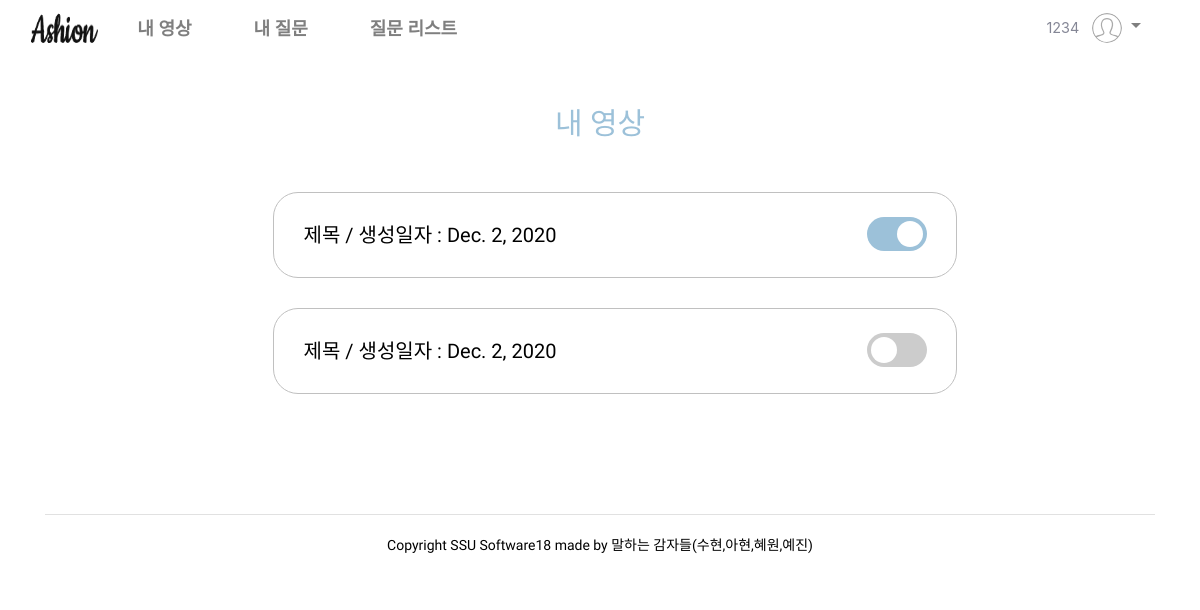
Page /website/myVideo/ (signed in) on the earlier database version.
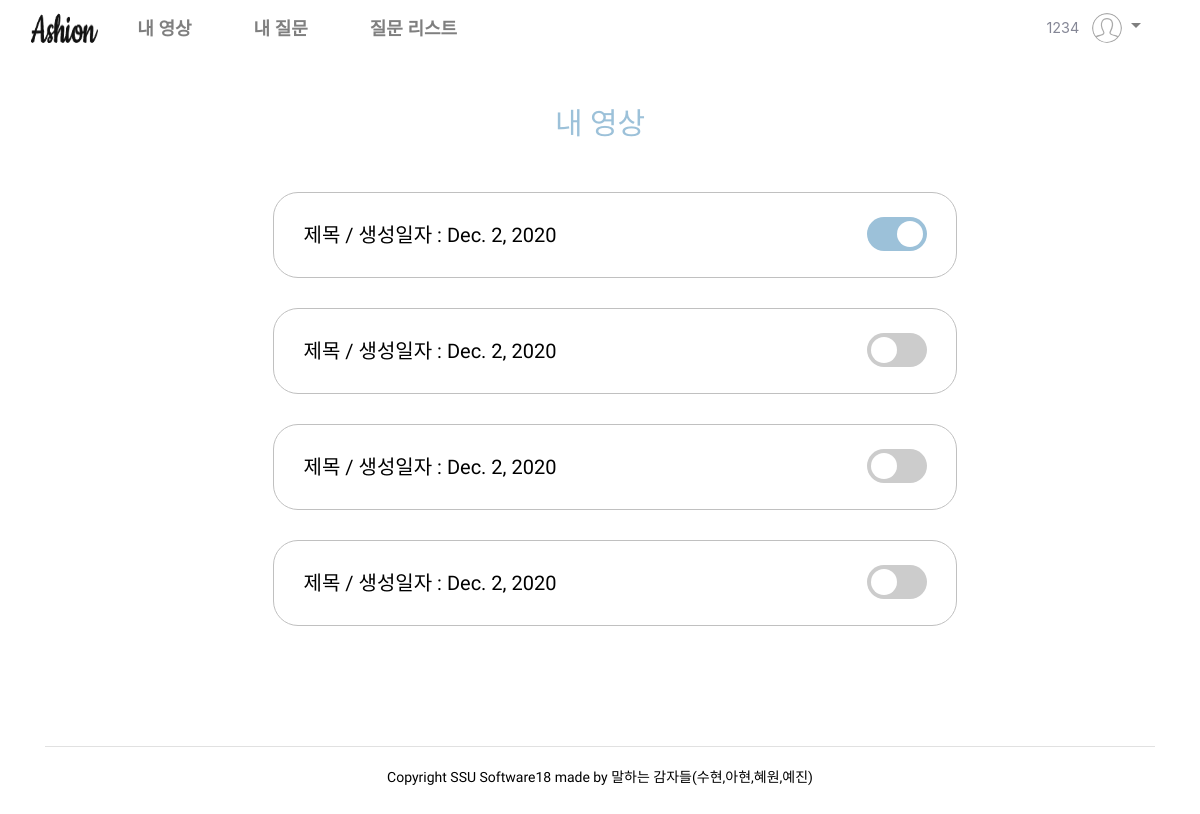
Same page on the later database version.
### website/models.py (models this page shows, shortened)
class User(AbstractBaseUser, PermissionsMixin):
    userID = models.CharField(primary_key=True, unique=True, max_length=10, verbose_name='아이디')  # 아이디
    username = models.CharField(max_length=10, null=True, blank=True, verbose_name='유저이름')
    password = models.CharField(max_length=100, verbose_name='비밀번호')
    phone = models.CharField(max_length=11, blank=True, null=True, verbose_name='연락처')
    school = models.CharField(max_length=20, null=True, blank=True, verbose_name='학교')
    grade = models.IntegerField(null=True, blank=True, verbose_name='학년')
    sClass = models.IntegerField(null=True, blank=True, verbose_name='반')
    teacher = models.ForeignKey(Teacher, null=True, blank=True, on_delete=models.CASCADE)
    is_activate = models.BooleanField(default=True)
    USERNAME_FIELD = 'userID'
    objects = UserManager()

class Report(models.Model):  # 수정필요
    id = models.AutoField(
        primary_key=True,
        unique=True,
        editable=False,
        verbose_name='pk'
    )
    title = models.CharField(max_length=100, default='제목', verbose_name='제목')
    question1 = models.CharField(max_length=50000, blank=True, null=True, verbose_name='질문1')
    question2 = models.CharField(max_length=50000, blank=True, null=True, verbose_name='질문2')
    question3 = models.CharField(max_length=50000, blank=True, null=True, verbose_name='질문3')
    video1 = models.FileField(blank=True, null=True, upload_to="videos",verbose_name='영상1')
    video2 = models.FileField(blank=True, null=True, upload_to="videos",verbose_name='영상2')
    video3 = models.FileField(blank=True, null=True, upload_to="videos",verbose_name='영상3')
    audio1 = models.FileField(blank=True, null=True, upload_to="videos",verbose_name='음성1')
    audio2 = models.FileField(blank=True, null=True, upload_to="videos",verbose_name='음성2')
    audio3 = models.FileField(blank=True, null=True, upload_to="videos",verbose_name='음성3')
    script1 = models.CharField(max_length=50000, blank=True, null=True, verbose_name='스크립트1')
    script2 = models.CharField(max_length=50000, blank=True, null=True, verbose_name='스크립트2')
    script3 = models.CharField(max_length=50000, blank=True, null=True, verbose_name='스크립트3')
    adverb1 = jsonfield.JSONField()
    adverb2 = jsonfield.JSONField()
    adverb3 = jsonfield.JSONField()
    repetition1 = jsonfield.JSONField()
    repetition2 = jsonfield.JSONField()
    repetition3 = jsonfield.JSONField()
    speed1 = models.FloatField(blank=True, null=True, verbose_name='말하기 속도1')
    speed2 = models.FloatField(blank=True, null=True, verbose_name='말하기 속도2')
    speed3 = models.FloatField(blank=True, null=True, verbose_name='말하기 속도3')
    sCorrect1 = models.CharField(max_length=10000, blank=True, null=True,  verbose_name='말하기 속도1')
    sCorrect2 = models.CharField(max_length=10000, blank=True, null=True,  verbose_name='말하기 속도2')
    sCorrect3 = models.CharField(max_length=10000, blank=True, null=True,  verbose_name='말하기 속도3')
    comment1 = models.CharField(max_length=10000, blank=True, null=True, verbose_name='댓글1')
    comment2 = models.CharField(max_length=10000, blank=True, null=True, verbose_name='댓글2')
    comment3 = models.CharField(max_length=10000, blank=True, null=True, verbose_name='댓글3')
    pub_date = models.DateField(auto_now_add=True, verbose_name='날짜')
    student = models.ForeignKey(User, on_delete=models.CASCADE)
    teacher = models.ForeignKey(Teacher,null=True, blank=True, on_delete=models.CASCADE)
    share = models.BooleanField(default=False, verbose_name='공유')

### website/views.py (the view)
# urls.py: path('myVideo/', views.myVideo, name='myVideo'),
@csrf_exempt
def myVideo(request):
    try:
        print(request.session.get('user'))
        report = Report.objects.filter(student=request.session.get('user'))
        return render(request, 'myVideo.html', {'video' : report})
    except:
        return redirect(reverse('website:studentHome'))

### website/templates/myVideo.html (shortened to what this page needs)
{% extends 'stu_template.html' %}
{% load static %}
{% block content %}
<link href="{% static 'css/myVideo.css' %}" rel="stylesheet">
<div class="myVideo-page">
    <h1>내 영상</h1>
    <div class="form">
        <div class="info">
            {% for i in video %}
            <div class="content">
                <p><a href="{% url 'website:myVideoDetail' reportID=i.id %}">{{ i.title }} / 생성일자 : {{i.pub_date}}</a>
                </p>
                {% if i.share == True %}
                <label class="switch">
                    <span class="slider round"></span>
                </label>
                {% else %}
                <label class="switch">
                    <span class="sliderF round"></span>
                </label>
                {% endif %}
            </div>
            {% endfor %}
        </div>
    </div>
</div>
{% endblock %}

### website/templates/stu_template.html (shortened to what this page needs)
{% load static %}
<!DOCTYPE html>
<html lang="ko">
<head>
    <link rel="stylesheet" href="{% static 'vendor/bootstrap/css/bootstrap.css' %}">
    <link rel="stylesheet" href="{% static 'css/home.css' %}" type="text/css">
    <link rel="stylesheet" href="{% static 'css/intro.css' %}" type="text/css">
    <link rel="stylesheet" href="https://stackpath.bootstrapcdn.com/bootstrap/4.4.1/css/bootstrap.min.css">
</head>
<body>
    <nav id="Topbar" class="navbar navbar-expand-md navbar-light">
        <div class="collapse navbar-collapse" id="navbarSupportedContent">
            <a class="navbar-brand col-xl-1 col-lg-1" href="{% url 'website:studentHome' %}">
                <img src="{% static 'img/logo.png' %}" width="100" height="30" class="d-inline-block align-top" alt="">
            </a>
            <ul class="navbar-nav mr-auto">
                <li class="nav-item"><a class="nav-link" href="{% url 'website:myVideo' %}">내 영상</a></li>
                <li class="nav-item"><a class="nav-link" href="#">내 질문</a></li>
                <li class="nav-item"><a class="nav-link" href="#">질문 리스트</a></li>
            </ul>
            <ul class="navbar-nav ml-auto" style="margin-right: 35px;">
                <li class="nav-item">
                    {% if user %}
                    <li class="nav-item dropdown" >
                        <a class="nav-link dropdown-toggle" href="#" id="navbarDropdown" role="button" data-toggle="dropdown" aria-haspopup="true" aria-expanded="false">
                            <span class="mr-2 d-none d-lg-inline text-gray-600 small"> {{ user.userID }}</span>
                            {% if user.image %}
                            <img class="img-profile rounded-circle" src="{{ user.image.url }}">
                            {% else %}
                            <img class="img-profile rounded-circle" width="30" height="30" src="{% static 'img/user.svg' %}">
                            {% endif %}
                        </a>
                    </li>
                    {% else %}
                    <a class="nav-link" href="{% url 'website:studentSignin' %}" id="user" role="button">
                        <span class="mr-2 d-none d-lg-inline text-gray-600 small"> Log in </span>
                    </a>
                    {% endif %}
                </li>
            </ul>
        </div>
    </nav>
    {% block content %}
    {% endblock %}
    <footer class="footer">
        <div class="container">
            <div class="row">
                <div class="col-lg-12">
                    <div class="footer__copyright__text">
                        <p>Copyright SSU Software18 made by 말하는 감자들(수현,아현,혜원,예진)</p>
                    </div>
                </div>
            </div>
        </div>
    </footer>
</body>
</html>

### website/static/css/intro.css (style rules this page uses)
html, body { height: 100%; font-family: 'Nanum Gothic', sans-serif; }
h1, h2, h3, h4, h5, h6 { margin: 0; color: #111111; font-family: 'Nanum Gothic', sans-serif; }
h1 { font-weight: 900; font-size: 70px; }
p { font-size: 14px; font-family: 'Nanum Gothic', sans-serif; color: #000000; font-weight: 400; line-height: 24px; margin: 0 0 15px 0; }
img { max-width: 100%; }
ul, ol { padding: 0; margin: 0; }
.footer { padding-top: 55px; }
.footer__copyright__text { border-top: 1px solid #e1e1e1; padding: 18px 0 25px; text-align: center; margin-top: 35px; }
.footer__copyright__text p { margin-bottom: 0; }
.nav-item { margin-right: 46px; }
.nav-item:last-child { margin-right: 0; }
.nav-item .nav-link { font-size: 18px; color: #666666; font-weight: 600; border: none; border-top-left-radius: 0; border-top-right-radius: 0; padding: 0; }
@media only screen and (min-width: 1200px) { .container { max-width: 1170px; } }
a { color: #000000; text-decoration: none; }

### website/static/css/myVideo.css (style rules this page uses)
h1 { color: #9CC1D9; font-family: 'Nanum Gothic', sans-serif; padding: 50px 0 20px 0; font-size: 30px; text-align: center; }
.content { display: table; margin: 30px auto 30px auto; }
.content > p { font-family: 'Nanum Gothic', sans-serif; text-align: center; border: 1px solid; border-radius: 25px; border-color: #C0C0C0; padding: 30px 400px 30px 30px; margin: 0 -40px 0 0px; font-size: 20px; float: left; }
.switch { position: relative; display: inline-block; width: 60px; height: 34px; vertical-align:middle; float: left; margin-top: 25px; margin-left: -50px; }
.sliderF { position: absolute; cursor: pointer; top: 0; left: 0; right: 0; bottom: 0; background-color: #ccc; -webkit-transition: .4s; transition: .4s; }
.sliderF:before { position: absolute; content: ""; height: 26px; width: 26px; left: 4px; bottom: 4px; background-color: white; -webkit-transition: .4s; transition: .4s; }
.sliderF.round { border-radius: 34px; }
.sliderF.round:before { border-radius: 50%; }
.slider { position: absolute; cursor: pointer; top: 0; left: 0; right: 0; bottom: 0; background-color: #9CC1D9; -webkit-transition: .4s; transition: .4s; }
.slider:before { position: absolute; content: ""; height: 26px; width: 26px; left: 4px; bottom: 4px; background-color: white; -webkit-transform: translateX(26px); -ms-transform: translateX(26px); transform: translateX(26px); }
.slider.round { border-radius: 34px; }
.slider.round:before { border-radius: 50%; }
a { color: #000000; text-decoration: none; }

Differences in the rows shown:
added Report: title "제목", pub_date "Dec. 2, 2020"
added Report: title "제목", pub_date "Dec. 2, 2020"
